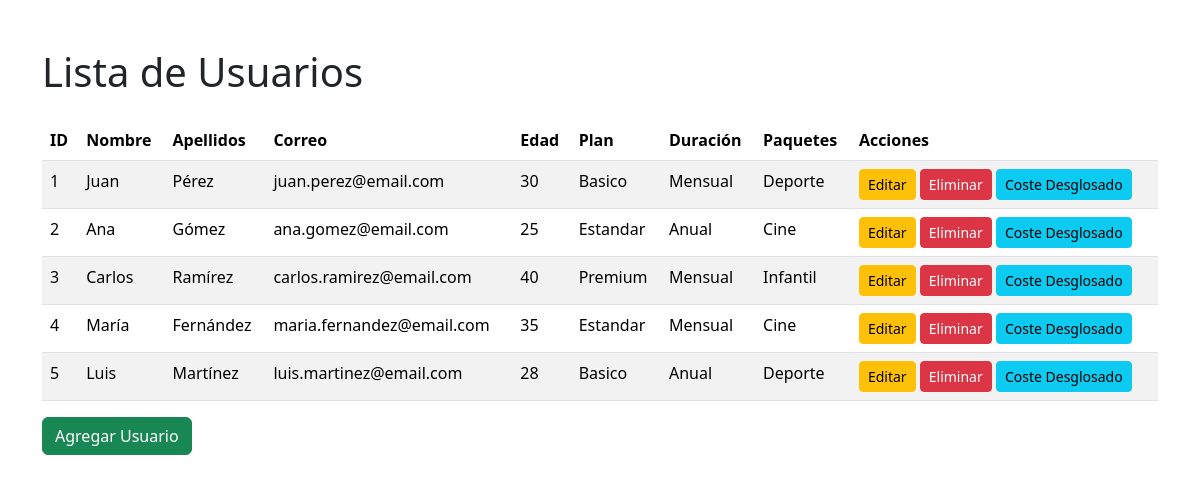
/vistas/lista_usuarios.php, run on the app's committed database.
### tables this page shows
CREATE TABLE IF NOT EXISTS usuarios (
    id_usuario INT AUTO_INCREMENT PRIMARY KEY,
    nombre VARCHAR(100) NOT NULL,
    apellidos VARCHAR(100) NOT NULL,
    correo VARCHAR(255) NOT NULL UNIQUE,
    edad INT NOT NULL,
    nombre_plan ENUM('Basico', 'Estandar', 'Premium') NOT NULL,
    duracion ENUM('Mensual', 'Anual') NOT NULL
);

### config/class_conexion.php (called while the page is built, shortened)
<?php
class Conexion {
    private $servidor = 'localhost';
    private $usuario = 'root';
    private $password = '1234';
    private $base_datos = 'StreamWeb';
    public function __construct() {
        $this->conexion = new mysqli($this->servidor, $this->usuario, $this->password, $this->base_datos);
    }
}
?>

### controlador/UsuariosController.php (called while the page is built, shortened)
<?php
require_once '../config/class_conexion.php';
require_once '../modelo/class_usuario.php';
class UsuariosController {
    private $conexion;
    public function __construct() {
        $this->conexion = new Conexion();
    }
    public function obtenerUsuarios() {
        $usuario = new Usuario($this->conexion);
        return $usuario->obtenerUsuarios();
    }
}
?>

### modelo/class_usuario.php (called while the page is built, shortened)
<?php
require_once '../config/class_conexion.php';
class Usuario {
    private $conexion;
    public function __construct($conexion) {
        $this->conexion = $conexion->conexion;
    }
    public function obtenerUsuarios() {
        $query = "SELECT u.id_usuario, u.nombre, u.apellidos, u.correo, u.edad, u.nombre_plan, u.duracion,
                         GROUP_CONCAT(p.nombre_paquete SEPARATOR ', ') AS paquetes
                  FROM usuarios u
                  LEFT JOIN usuarios_paquetes up ON u.id_usuario = up.id_usuario
                  LEFT JOIN paquetes p ON up.id_paquete = p.id_paquete
                  GROUP BY u.id_usuario";
        $result = $this->conexion->query($query);
        return $result->fetch_all(MYSQLI_ASSOC);
    }
}
?>

### vistas/lista_usuarios.php (the view, shortened to what this page needs)
<?php
require_once '../controlador/UsuariosController.php';
$controller = new UsuariosController();
$usuarios = $controller->obtenerUsuarios();
?>
<!DOCTYPE html>
<html lang="es">
<head>
    <link href="https://cdn.jsdelivr.net/npm/bootstrap@5.3.3/dist/css/bootstrap.min.css" rel="stylesheet">
</head>
<body>
    <div class="container mt-5">
        <h1 class="mb-4">Lista de Usuarios</h1>
        <table class="table table-striped">
            <thead>
                <tr>
                    <th>ID</th>
                    <th>Nombre</th>
                    <th>Apellidos</th>
                    <th>Correo</th>
                    <th>Edad</th>
                    <th>Plan</th>
                    <th>Duración</th>
                    <th>Paquetes</th>
                    <th>Acciones</th>
                </tr>
            </thead>
            <tbody>
                <?php foreach ($usuarios as $usuario): ?>
                    <tr>
                        <td><?php echo $usuario['id_usuario']; ?></td>
                        <td><?php echo $usuario['nombre']; ?></td>
                        <td><?php echo $usuario['apellidos']; ?></td>
                        <td><?php echo $usuario['correo']; ?></td>
                        <td><?php echo $usuario['edad']; ?></td>
                        <td><?php echo $usuario['nombre_plan']; ?></td>
                        <td><?php echo $usuario['duracion']; ?></td>
                        <td><?php echo !empty($usuario['paquetes']) ? $usuario['paquetes'] : 'Ninguno'; ?></td>
                        <td>
                            <a href="editar_usuario.php?id=<?php echo $usuario['id_usuario']; ?>" class="btn btn-warning btn-sm">Editar</a>
                            <a href="eliminar_usuario.php?id=<?php echo $usuario['id_usuario']; ?>" class="btn btn-danger btn-sm">Eliminar</a>
                            <a href="costo_desglosado.php?id=<?php echo $usuario['id_usuario']; ?>" class="btn btn-info btn-sm">Coste Desglosado</a>
                        </td>
                    </tr>
                <?php endforeach; ?>
            </tbody>
        </table>
        <a href="alta_usuario.php" class="btn btn-success">Agregar Usuario</a>
    </div>
</body>
</html>

### data on the page
usuarios: id_usuario "1", nombre "Juan", apellidos "Pérez", correo "juan.perez@email.com", edad "30", nombre_plan "Basico", duracion "Mensual", paquetes "Deporte"
usuarios: id_usuario "2", nombre "Ana", apellidos "Gómez", correo "ana.gomez@email.com", edad "25", nombre_plan "Estandar", duracion "Anual", paquetes "Cine"
usuarios: id_usuario "3", nombre "Carlos", apellidos "Ramírez", correo "carlos.ramirez@email.com", edad "40", nombre_plan "Premium", duracion "Mensual", paquetes "Infantil"
usuarios: id_usuario "4", nombre "María", apellidos "Fernández", correo "maria.fernandez@email.com", edad "35", nombre_plan "Estandar", duracion "Mensual", paquetes "Cine"
usuarios: id_usuario "5", nombre "Luis", apellidos "Martínez", correo "luis.martinez@email.com", edad "28", nombre_plan "Basico", duracion "Anual", paquetes "Deporte"
